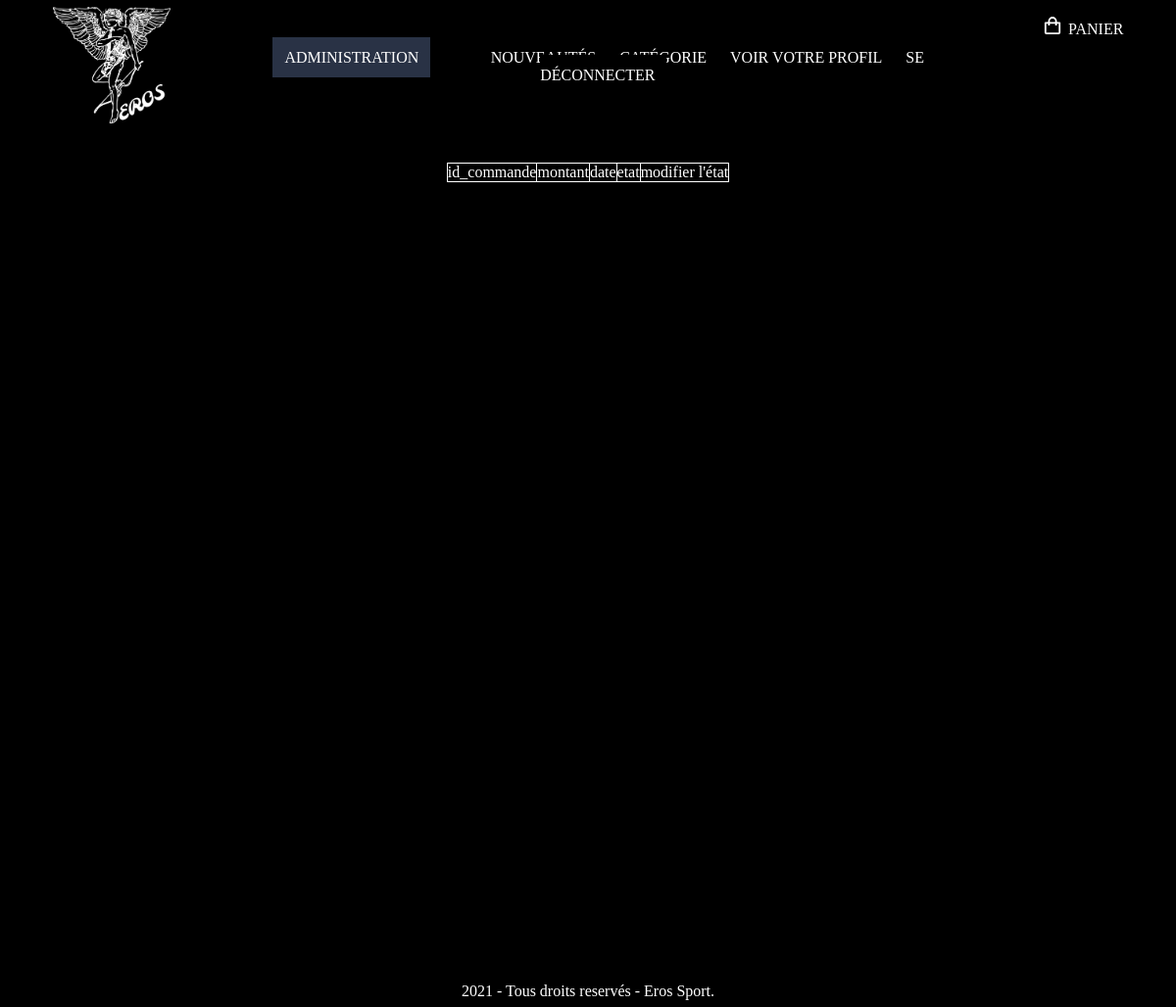
Before: /admin/gestion_commande.php (signed in) with the older database file.
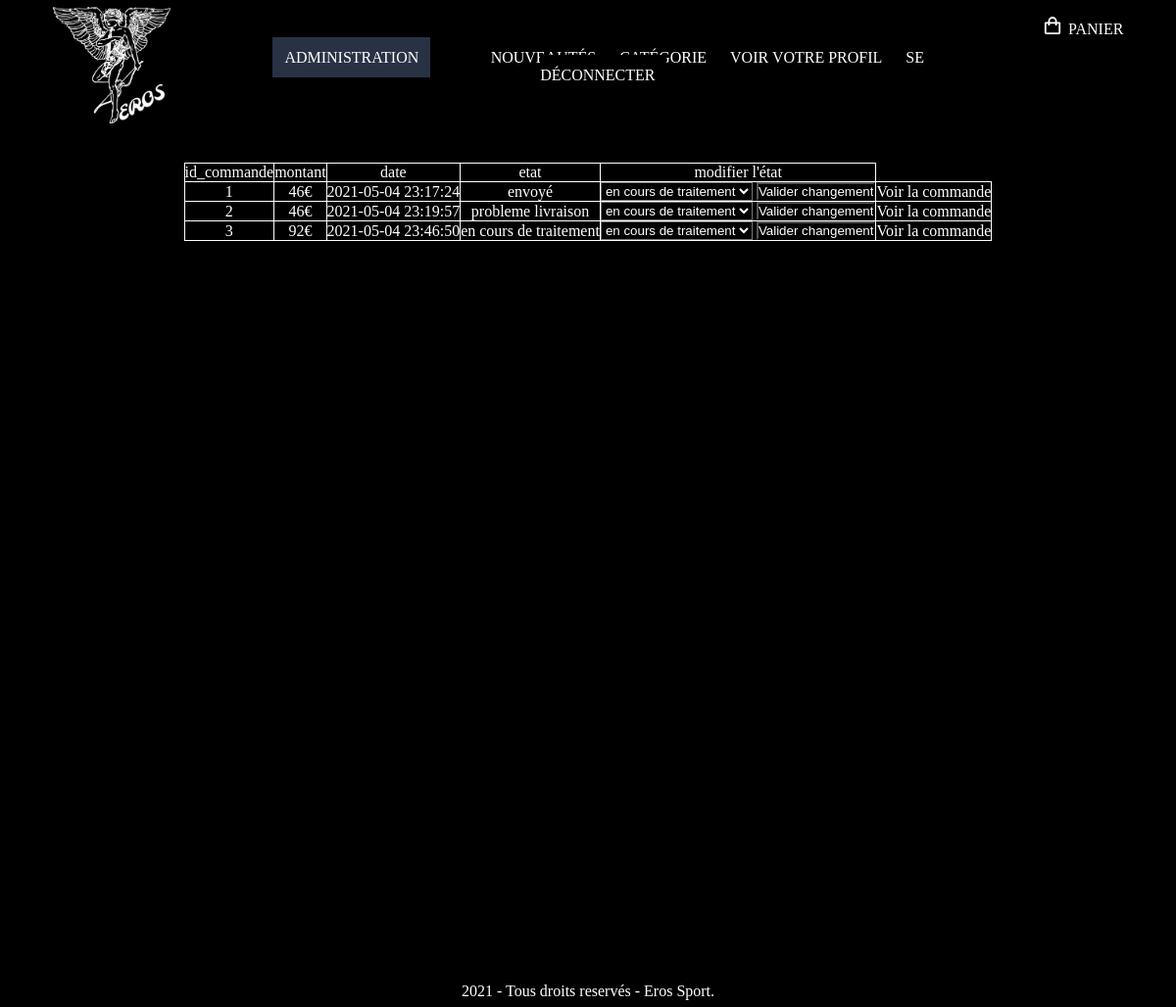
After: the same page with the newer database file.
### tables this page shows
CREATE TABLE IF NOT EXISTS `commande` (
  `id_commande` int(3) NOT NULL AUTO_INCREMENT,
  `id_membre` int(3) DEFAULT NULL,
  `montant` int(3) NOT NULL,
  `date_enregistrement` datetime NOT NULL,
  `id_etat` int(11) NOT NULL DEFAULT '1',
  PRIMARY KEY (`id_commande`),
  KEY `id_etat` (`id_etat`)
);

CREATE TABLE IF NOT EXISTS `etat_commande` (
  `id_etat` int(11) NOT NULL AUTO_INCREMENT,
  `etat` varchar(255) NOT NULL,
  PRIMARY KEY (`id_etat`)
);

### inc/fonction.inc.php (called while the page is built, shortened)
<?php
function executeRequete($req)
{
    global $mysqli;
    $resultat = $mysqli->query($req);
    return $resultat;
}
?>

### admin/gestion_commande.php (the view, shortened to what this page needs)
<?php
$resultat = executeRequete("SELECT * FROM commande INNER JOIN etat_commande ON commande.id_etat = etat_commande.id_etat ORDER BY id_commande ASC");
require_once("../inc/haut.inc.php");?>
<div class="new">
    <table class="gestion_commande">
        <tr>
            <td>id_commande</td>
            <td>montant</td>
            <td>date</td>
            <td>etat</td>
            <td>modifier l'état</td>
        </tr>
        <?php while ($c = $resultat->fetch_assoc()) {?>
        <tr>
                <td><?= $c['id_commande']?></td>
                <td><?=$c['montant']?>€</td>
                <td><?=$c['date_enregistrement']?></td>
                <td><?=$c['etat']?></td>
                <td>
                    <form method="POST">
                        <select name="changementEtat">
                        <?php
                        $etat = executeRequete("SELECT * FROM etat_commande ORDER BY id_etat");
                        while($e = $etat->fetch_assoc()){?>
                        <option value="<?php echo $e['id_etat']; ?>"><?php echo $e['etat'];?></option>
                        <?php }?>
                        </select>
                        <input type="submit" name="change" value="Valider changement" >
                    </form>
                </td>
                <td><a href="commande.php?id_commande=<?php echo $c['id_commande']?>">Voir la commande</a></td>
        </tr>
        <?php }?>
    </table>
</div>
<?php require_once("../inc/bas.inc.php"); ?>

Changed rows visible on the page:
now on this page (row edited): commande: id_commande "1", montant "46", date_enregistrement "2021-05-04 23:17:24", id_etat.etat "envoyé"
now on this page (row edited): commande: id_commande "2", montant "46", date_enregistrement "2021-05-04 23:19:57", id_etat.etat "probleme livraison"
now on this page (row edited): commande: id_commande "3", montant "92", date_enregistrement "2021-05-04 23:46:50", id_etat.etat "en cours de traitement"
